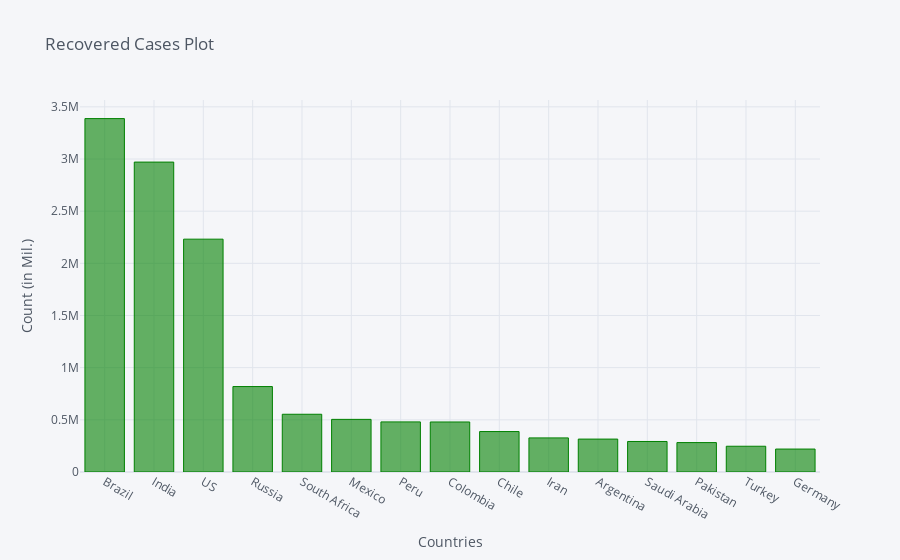

Notebook code cell kept with this figure:
### Code cell
recovered_df2_plot.iplot(kind='bar', x='Country/Region', y='9/2/20',color='green',
                         title='Recovered Cases Plot',xTitle='Countries',yTitle='Count (in Mil.)')

### Figure 1 — Plotly figure (JSON) as saved in the notebook; plotly's stock layout.template omitted (floating-point values rounded to 4 significant figures)
{"data": [{"marker": {"color": "rgba(0, 128, 0, 0.6)", "line": {"color": "rgba(0, 128, 0, 1.0)", "width": 1}}, "name": "9/2/20", "orientation": "v", "text": "", "type": "bar", "x": ["Brazil", "India", "US", "Russia", "South Africa", "Mexico", "Peru", "Colombia", "Chile", "Iran", "Argentina", "Saudi Arabia", "Pakistan", "Turkey", "Germany"], "y": [3387309, 2970492, 2231757, 819043, 553456, 504541, 480177, 479567, 387683, 326801, 315530, 292510, 281925, 246876, 219904]}], "layout": {"legend": {"bgcolor": "#F5F6F9", "font": {"color": "#4D5663"}}, "paper_bgcolor": "#F5F6F9", "plot_bgcolor": "#F5F6F9", "title": {"font": {"color": "#4D5663"}, "text": "Recovered Cases Plot"}, "xaxis": {"gridcolor": "#E1E5ED", "showgrid": true, "tickfont": {"color": "#4D5663"}, "title": {"font": {"color": "#4D5663"}, "text": "Countries"}, "zerolinecolor": "#E1E5ED"}, "yaxis": {"gridcolor": "#E1E5ED", "showgrid": true, "tickfont": {"color": "#4D5663"}, "title": {"font": {"color": "#4D5663"}, "text": "Count (in Mil.)"}, "zerolinecolor": "#E1E5ED"}}}
